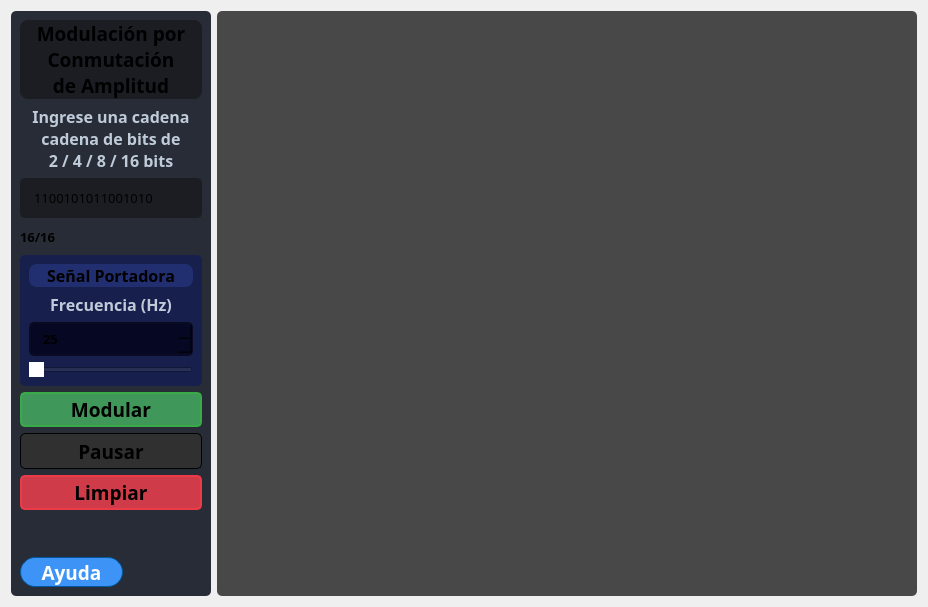
                  <widget class="QWidget" name="page_ask">
                   <layout class="QHBoxLayout" name="horizontalLayout_14">
                    <item>
                     <widget class="QFrame" name="frame_4">
                      <property name="minimumSize">
                       <size>
                        <width>200</width>
                        <height>0</height>
                       </size>
                      </property>
                      <property name="maximumSize">
                       <size>
                        <width>300</width>
                        <height>16777215</height>
                       </size>
                      </property>
                      <property name="styleSheet">
                       <string notr="true">background-color: rgb(39, 44, 54);
border-radius: 5px;</string>
                      </property>
                      <property name="frameShape">
                       <enum>QFrame::StyledPanel</enum>
                      </property>
                      <property name="frameShadow">
                       <enum>QFrame::Raised</enum>
                      </property>
                      <layout class="QVBoxLayout" name="verticalLayout_12">
                       <item>
                        <layout class="QGridLayout" name="gridLayout_3">
                         <item row="4" column="0">
                          <widget class="QLabel" name="labelASK">
                           <property name="minimumSize">
                            <size>
                             <width>0</width>
                             <height>25</height>
                            </size>
                           </property>
                           <property name="maximumSize">
                            <size>
                             <width>16777215</width>
                             <height>25</height>
                            </size>
                           </property>
                           <property name="font">
                            <font>
                             <family>Satoshi Black</family>
                             <pointsize>10</pointsize>
                             <weight>75</weight>
                             <bold>true</bold>
                            </font>
                           </property>
                           <property name="text">
                            <string>16/16</string>
                           </property>
                           <property name="wordWrap">
                            <bool>true</bool>
                           </property>
                          </widget>
                         </item>
                         <item row="8" column="0">
                          <widget class="QPushButton" name="Btn_pauseASK">
                           <property name="sizePolicy">
                            <sizepolicy hsizetype="Minimum" vsizetype="Preferred">
                             <horstretch>0</horstretch>
                             <verstretch>0</verstretch>
                            </sizepolicy>
                           </property>
                           <property name="minimumSize">
                            <size>
                             <width>0</width>
                             <height>30</height>
                            </size>
                           </property>
                           <property name="maximumSize">
                            <size>
                             <width>16777215</width>
                             <height>40</height>
                            </size>
                           </property>
                           <property name="font">
                            <font>
                             <family>Satoshi Black</family>
                             <pointsize>14</pointsize>
                             <weight>75</weight>
                             <bold>true</bold>
                            </font>
                           </property>
                           <property name="toolTip">
                            <string>Pausa la animación</string>
                           </property>
                           <property name="statusTip">
                            <string/>
                           </property>
                           <property name="whatsThis">
                            <string/>
                           </property>
                           <property name="styleSheet">
                            <string notr="true">QPushButton {
	border: 1px solid rgb(0, 0, 0);
	border-radius: 5px;	
	background-color: rgb(48, 48, 48);
}

/* rgb(52, 59, 72)*/
QPushButton:hover {
	background-color: rgb(235, 67, 84);
	border: 2px solid rgb(207, 59, 72);
}
QPushButton:pressed {	
	background-color: rgb(139, 37, 46);
	border: 2px solid rgb(207, 59, 72);
}</string>
                           </property>
                           <property name="text">
                            <string>Pausar</string>
                           </property>
                           <property name="icon">
                            <iconset resource="files.qrc">
                             <normaloff>:/16x16/icons/16x16/cil-media-pause.png</normaloff>:/16x16/icons/16x16/cil-media-pause.png</iconset>
                           </property>
                          </widget>
                         </item>
                         <item row="12" column="0" alignment="Qt::AlignHCenter">
                          <widget class="QFrame" name="frame_29">
                           <property name="maximumSize">
                            <size>
                             <width>16777215</width>
                             <height>84</height>
                            </size>
                           </property>
                           <property name="frameShape">
                            <enum>QFrame::StyledPanel</enum>
                           </property>
                           <property name="frameShadow">
                            <enum>QFrame::Raised</enum>
                           </property>
                           <layout class="QVBoxLayout" name="verticalLayout_29">
                            <property name="spacing">
                             <number>0</number>
                            </property>
                            <property name="leftMargin">
                             <number>0</number>
                            </property>
                            <property name="topMargin">
                             <number>0</number>
                            </property>
                            <property name="rightMargin">
                             <number>0</number>
                            </property>
                            <property name="bottomMargin">
                             <number>0</number>
                            </property>
                           </layout>
                          </widget>
                         </item>
                         <item row="9" column="0">
                          <widget class="QPushButton" name="clearBtnASK">
                           <property name="sizePolicy">
                            <sizepolicy hsizetype="Minimum" vsizetype="Preferred">
                             <horstretch>0</horstretch>
                             <verstretch>0</verstretch>
                            </sizepolicy>
                           </property>
                           <property name="minimumSize">
                            <size>
                             <width>150</width>
                             <height>30</height>
                            </size>
                           </property>
                           <property name="maximumSize">
                            <size>
                             <width>16777215</width>
                             <height>40</height>
                            </size>
                           </property>
                           <property name="font">
                            <font>
                             <family>Satoshi Black</family>
                             <pointsize>14</pointsize>
                             <weight>75</weight>
                             <bold>true</bold>
                            </font>
                           </property>
                           <property name="styleSheet">
                            <string notr="true">QPushButton {
	border: 2px solid rgb(235, 59, 72);
	border-radius: 5px;	
	background-color: rgb(207, 59, 72);
}

/* rgb(52, 59, 72)*/
QPushButton:hover {
	background-color: rgb(235, 67, 84);
	border: 2px solid rgb(207, 59, 72);
}
QPushButton:pressed {	
	background-color: rgb(139, 37, 46);
	border: 2px solid rgb(207, 59, 72);
}</string>
                           </property>
                           <property name="text">
                            <string>Limpiar</string>
                           </property>
                           <property name="icon">
                            <iconset resource="files.qrc">
                             <normaloff>:/16x16/icons/16x16/cil-remove.png</normaloff>:/16x16/icons/16x16/cil-remove.png</iconset>
                           </property>
                          </widget>
                         </item>
                         <item row="6" column="0">
                          <widget class="QPushButton" name="modulateBtnASK">
                           <property name="sizePolicy">
                            <sizepolicy hsizetype="Minimum" vsizetype="Preferred">
                             <horstretch>0</horstretch>
                             <verstretch>0</verstretch>
                            </sizepolicy>
                           </property>
                           <property name="minimumSize">
                            <size>
                             <width>150</width>
                             <height>30</height>
                            </size>
                           </property>
                           <property name="maximumSize">
                            <size>
                             <width>16777215</width>
                             <height>40</height>
                            </size>
                           </property>
                           <property name="font">
                            <font>
                             <family>Satoshi Black</family>
                             <pointsize>14</pointsize>
                             <weight>75</weight>
                             <bold>true</bold>
                            </font>
                           </property>
                           <property name="styleSheet">
                            <string notr="true">QPushButton {
	border: 2px solid rgb(56, 170, 72);
	border-radius: 5px;	
	background-color: rgb(63, 152, 90);
}

/* rgb(52, 59, 72)*/
QPushButton:hover {
	background-color: rgb(60, 198, 84);
	border: 2px solid rgb(60, 196, 72);
}
QPushButton:pressed {	
	background-color: rgb(37, 138, 26);
	border: 2px solid rgb(60, 196, 72);
}</string>
                           </property>
                           <property name="text">
                            <string>Modular</string>
                           </property>
                           <property name="icon">
                            <iconset resource="files.qrc">
                             <normaloff>:/16x16/icons/16x16/cil-ask.png</normaloff>:/16x16/icons/16x16/cil-ask.png</iconset>
                           </property>
                          </widget>
                         </item>
                         <item row="1" column="0">
                          <widget class="QLabel" name="label_top_info_3">
                           <property name="minimumSize">
                            <size>
                             <width>0</width>
                             <height>25</height>
                            </size>
                           </property>
                           <property name="maximumSize">
                            <size>
                             <width>16777215</width>
                             <height>80</height>
                            </size>
                           </property>
                           <property name="font">
                            <font>
                             <family>Satoshi</family>
                             <pointsize>12</pointsize>
                             <weight>75</weight>
                             <bold>true</bold>
                            </font>
                           </property>
                           <property name="styleSheet">
                            <string notr="true">color: rgb(191, 203, 217)</string>
                           </property>
                           <property name="text">
                            <string>Ingrese una cadena
cadena de bits de
2 / 4 / 8 / 16 bits</string>
                           </property>
                           <property name="alignment">
                            <set>Qt::AlignCenter</set>
                           </property>
                          </widget>
                         </item>
                         <item row="5" column="0">
                          <widget class="QFrame" name="frame_5">
                           <property name="maximumSize">
                            <size>
                             <width>16777215</width>
                             <height>150</height>
                            </size>
                           </property>
                           <property name="styleSheet">
                            <string notr="true">background-color: rgb(23, 32, 77);
border-radius: 5px;</string>
                           </property>
                           <property name="frameShape">
                            <enum>QFrame::StyledPanel</enum>
                           </property>
                           <property name="frameShadow">
                            <enum>QFrame::Raised</enum>
                           </property>
                           <layout class="QVBoxLayout" name="verticalLayout_14">
                            <item>
                             <widget class="QLabel" name="label_top_info_4">
                              <property name="minimumSize">
                               <size>
                                <width>0</width>
                                <height>10</height>
                               </size>
                              </property>
                              <property name="maximumSize">
                               <size>
                                <width>16777215</width>
                                <height>25</height>
                               </size>
                              </property>
                              <property name="font">
                               <font>
                                <family>Satoshi Black</family>
                                <pointsize>12</pointsize>
                                <weight>75</weight>
                                <bold>true</bold>
                               </font>
                              </property>
                              <property name="styleSheet">
                               <string notr="true">QLabel{
	background-color: rgb(33, 46, 112);
	border: 0px solid ;
	border-radius: 8px;
}</string>
                              </property>
                              <property name="text">
                               <string>Señal Portadora</string>
                              </property>
                              <property name="alignment">
                               <set>Qt::AlignCenter</set>
                              </property>
                             </widget>
                            </item>
                            <item>
                             <widget class="QLabel" name="label_top_info_5">
                              <property name="minimumSize">
                               <size>
                                <width>0</width>
                                <height>20</height>
                               </size>
                              </property>
                              <property name="maximumSize">
                               <size>
                                <width>16777215</width>
                                <height>30</height>
                               </size>
                              </property>
                              <property name="font">
                               <font>
                                <family>Satoshi</family>
                                <pointsize>12</pointsize>
                                <weight>75</weight>
                                <bold>true</bold>
                               </font>
                              </property>
                              <property name="styleSheet">
                               <string notr="true">color: rgb(191, 203, 217)</string>
                              </property>
                              <property name="text">
                               <string>Frecuencia (Hz)</string>
                              </property>
                              <property name="alignment">
                               <set>Qt::AlignCenter</set>
                              </property>
                             </widget>
                            </item>
                            <item>
                             <widget class="QSpinBox" name="carrierFreqInputASK">
                              <property name="minimumSize">
                               <size>
                                <width>0</width>
                                <height>25</height>
                               </size>
                              </property>
                              <property name="font">
                               <font>
                                <family>Satoshi</family>
                                <pointsize>10</pointsize>
                                <weight>75</weight>
                                <bold>true</bold>
                               </font>
                              </property>
                              <property name="toolTip">
                               <string/>
                              </property>
                              <property name="styleSheet">
                               <string notr="true">QSpinBox{
	background-color: rgb(5, 7, 35);
	border-radius: 5px;
	border: 2px solid rgb(10, 11, 35);
	padding: 5px;
	padding-left: 10px;
}
QSpinBox:hover{
	border: 2px solid rgb(0, 0, 127)
}
QSpinBox QAbstractItemView {
	color: rgb(85, 170, 255);	
	background-color: rgb(27, 29, 35);
	padding: 10px;
	selection-background-color: rgb(27, 29, 35);
}
/*
rgb(27, 29, 35);
rgb(13, 9, 59)
*/

QSpinBox::up-button{
	width: 25px; 
	border-left-width: 3px;
	border-left-color: rgba(39, 44, 54, 150);
	border-left-style: solid;
	border-top-right-radius: 3px;
	border-bottom-right-radius: 3px;	
	background-image: url(:/16x16/icons/16x16/cil-arrow-top.png);
	background-position: center;
	background-repeat: no-reperat;
}

QSpinBox::up-button:hover{
	background-color: rgb(80, 80, 80)
}

QSpinBox::down-button:hover{
	background-color: rgb(80, 80, 80)
}

QSpinBox::down-button{
	width: 25px; 
	border-left-width: 3px;
	border-left-color: rgba(39, 44, 54, 150);
	border-left-style: solid;
	border-top-right-radius: 3px;
	border-bottom-right-radius: 3px;	
	background-image: url(:/16x16/icons/16x16/cil-arrow-bottom.png);
	background-position: center;
	background-repeat: no-reperat;
}</string>
                              </property>
                              <property name="minimum">
                               <number>1</number>
                              </property>
                              <property name="maximum">
                               <number>200</number>
                              </property>
                              <property name="value">
                               <number>25</number>
                              </property>
                             </widget>
                            </item>
                            <item>
                             <widget class="QSlider" name="sliderASK">
                              <property name="styleSheet">
                               <string notr="true">QSlider::handle:horizontal{
	background: rgb(255, 255, 255);
}</string>
                              </property>
                              <property name="minimum">
                               <number>1</number>
                              </property>
                              <property name="maximum">
                               <number>200</number>
                              </property>
                              <property name="tracking">
                               <bool>false</bool>
                              </property>
                              <property name="orientation">
                               <enum>Qt::Horizontal</enum>
                              </property>
                              <property name="tickPosition">
                               <enum>QSlider::NoTicks</enum>
                              </property>
                             </widget>
                            </item>
                           </layout>
                          </widget>
                         </item>
                         <item row="0" column="0">
                          <widget class="QLabel" name="label_title_bar_top_2">
                           <property name="sizePolicy">
                            <sizepolicy hsizetype="Preferred" vsizetype="Preferred">
                             <horstretch>0</horstretch>
                             <verstretch>0</verstretch>
                            </sizepolicy>
                           </property>
                           <property name="maximumSize">
                            <size>
                             <width>16777215</width>
                             <height>100</height>
                            </size>
                           </property>
                           <property name="font">
                            <font>
                             <family>Satoshi Black</family>
                             <pointsize>14</pointsize>
                             <weight>75</weight>
                             <italic>false</italic>
                             <bold>true</bold>
                             <underline>false</underline>
                             <strikeout>false</strikeout>
                             <kerning>true</kerning>
                            </font>
                           </property>
                           <property name="cursor">
                            <cursorShape>ArrowCursor</cursorShape>
                           </property>
                           <property name="styleSheet">
                            <string notr="true">QLabel{
background-color: rgb(27, 29, 35);
border: 0px solid ;
border-radius: 8px;
}</string>
                           </property>
                           <property name="text">
                            <string>Modulación por
Conmutación
de Amplitud</string>
                           </property>
                           <property name="scaledContents">
                            <bool>true</bool>
                           </property>
                           <property name="alignment">
                            <set>Qt::AlignCenter</set>
                           </property>
                           <property name="wordWrap">
                            <bool>false</bool>
                           </property>
                          </widget>
                         </item>
                         <item row="3" column="0">
                          <widget class="QLineEdit" name="messageInputASK">
                           <property name="sizePolicy">
                            <sizepolicy hsizetype="Expanding" vsizetype="Fixed">
                             <horstretch>0</horstretch>
                             <verstretch>0</verstretch>
                            </sizepolicy>
                           </property>
                           <property name="minimumSize">
                            <size>
                             <width>0</width>
                             <height>40</height>
                            </size>
                           </property>
                           <property name="font">
                            <font>
                             <family>Satoshi Black</family>
                             <pointsize>10</pointsize>
                            </font>
                           </property>
                           <property name="toolTip">
                            <string>Ingrese cadenas de 2, 4, 8 o 16 bits</string>
                           </property>
                           <property name="toolTipDuration">
                            <number>-1</number>
                           </property>
                           <property name="statusTip">
                            <string/>
                           </property>
                           <property name="whatsThis">
                            <string/>
                           </property>
                           <property name="autoFillBackground">
                            <bool>false</bool>
                           </property>
                           <property name="styleSheet">
                            <string notr="true">QLineEdit {
	background-color: rgb(27, 29, 35);
	border-radius: 5px;
	border: 2px solid rgb(27, 29, 35);
	padding-left: 10px;
}
QLineEdit:hover {
	border: 2px solid rgb(64, 71, 88);
}
QLineEdit:focus {
	border: 2px solid rgb(91, 101, 124);
}</string>
                           </property>
                           <property name="inputMethodHints">
                            <set>Qt::ImhNone</set>
                           </property>
                           <property name="text">
                            <string>1100101011001010</string>
                           </property>
                           <property name="maxLength">
                            <number>16</number>
                           </property>
                           <property name="frame">
                            <bool>true</bool>
                           </property>
                           <property name="echoMode">
                            <enum>QLineEdit::Normal</enum>
                           </property>
                           <property name="placeholderText">
                            <string>Ingrese una cadena de bits</string>
                           </property>
                          </widget>
                         </item>
                         <item row="13" column="0">
                          <widget class="QPushButton" name="Btn_helpASK">
                           <property name="sizePolicy">
                            <sizepolicy hsizetype="Preferred" vsizetype="Preferred">
                             <horstretch>0</horstretch>
                             <verstretch>0</verstretch>
                            </sizepolicy>
                           </property>
                           <property name="minimumSize">
                            <size>
                             <width>100</width>
                             <height>30</height>
                            </size>
                           </property>
                           <property name="maximumSize">
                            <size>
                             <width>103</width>
                             <height>30</height>
                            </size>
                           </property>
                           <property name="font">
                            <font>
                             <family>Satoshi Black</family>
                             <pointsize>14</pointsize>
                             <weight>75</weight>
                             <bold>true</bold>
                            </font>
                           </property>
                           <property name="toolTip">
                            <string>Consigue ayuda sobre esta página</string>
                           </property>
                           <property name="statusTip">
                            <string/>
                           </property>
                           <property name="whatsThis">
                            <string/>
                           </property>
                           <property name="styleSheet">
                            <string notr="true">QPushButton {
   color: #FFFFFF;
   background-color: #3D94F6;
   border: 1px solid #0059A0;
   border-radius: 15px;
}

/* rgb(52, 59, 72)*/
QPushButton:hover {
	background: #0078FF;
	border: 1px solid #0059A0;
   border-radius: 15px;
}

QPushButton:pressed {	
	background-color: rgb(0, 87, 131);
	border: 1px solid #0059A0;
}</string>
                           </property>
                           <property name="text">
                            <string>Ayuda</string>
                           </property>
                           <property name="icon">
                            <iconset resource="files.qrc">
                             <normaloff>:/16x16/icons/16x16/cil-help.png</normaloff>:/16x16/icons/16x16/cil-help.png</iconset>
                           </property>
                          </widget>
                         </item>
                        </layout>
                       </item>
                      </layout>
                     </widget>
                    </item>
                    <item>
                     <widget class="QFrame" name="ASK_graph_layout">
                      <property name="sizePolicy">
                       <sizepolicy hsizetype="Preferred" vsizetype="Preferred">
                        <horstretch>0</horstretch>
                        <verstretch>0</verstretch>
                       </sizepolicy>
                      </property>
                      <property name="minimumSize">
                       <size>
                        <width>700</width>
                        <height>585</height>
                       </size>
                      </property>
                      <property name="styleSheet">
                       <string notr="true"/>
                      </property>
                      <layout class="QVBoxLayout" name="verticalLayout_13">
                       <property name="spacing">
                        <number>0</number>
                       </property>
                       <property name="leftMargin">
                        <number>0</number>
                       </property>
                       <property name="topMargin">
                        <number>0</number>
                       </property>
                       <property name="rightMargin">
                        <number>0</number>
                       </property>
                       <property name="bottomMargin">
                        <number>0</number>
                       </property>
                       <item>
                        <widget class="MplWidget" name="MplWidgetASK" native="true">
                         <property name="sizePolicy">
                          <sizepolicy hsizetype="Preferred" vsizetype="Preferred">
                           <horstretch>0</horstretch>
                           <verstretch>0</verstretch>
                          </sizepolicy>
                         </property>
                         <property name="styleSheet">
                          <string notr="true">background-color: rgba(0,0,0,0.7);
border-radius: 5px;</string>
                         </property>
                        </widget>
                       </item>
                      </layout>
                     </widget>
                    </item>
                   </layout>
                  </widget>
